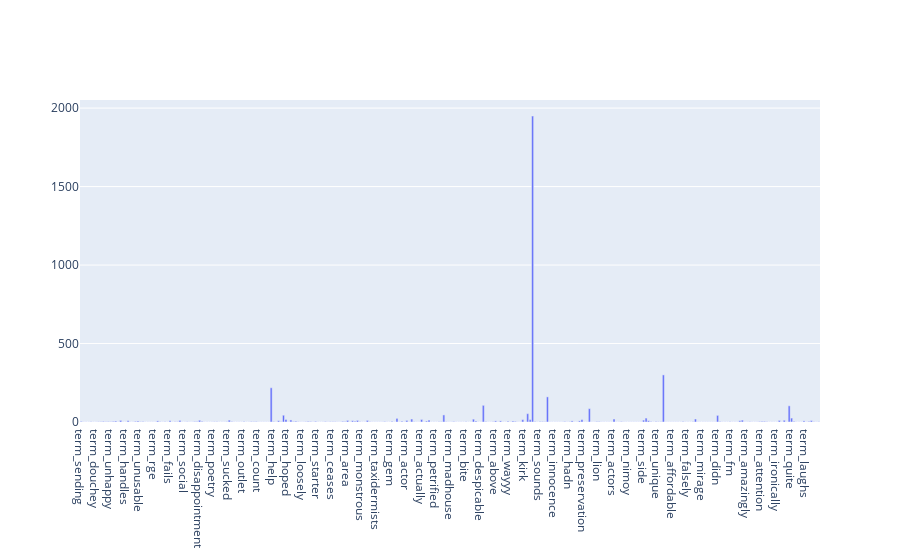

Here is the notebook cell this chart was saved with:
### Code cell
# Use sampling to reduce the number of terms.
# We use dictionary to make DataFrame
dict_xy = {"feature":["term_"+str(i) for i in count_vect.get_feature_names_out()],"frequencies":term_frequencies}
df_xy = pd.DataFrame(dict_xy)
df_xy_sample = df_xy.sample(300)

x = df_xy_sample["feature"]
y=df_xy_sample["frequencies"]

fig5 = go.Figure(data = [go.Bar(x=x, y=y)])
fig5.show()

### Figure 1 — Plotly figure (JSON) as saved in the notebook; plotly's stock layout.template omitted (floating-point values rounded to 4 significant figures; data arrays with more than 128 entries replaced by an {"elided": "..."} marker saying what was removed)
{"data": [{"type": "bar", "x": {"elided": "300 str values"}, "y": {"elided": "300 int values"}}], "layout": {}}
